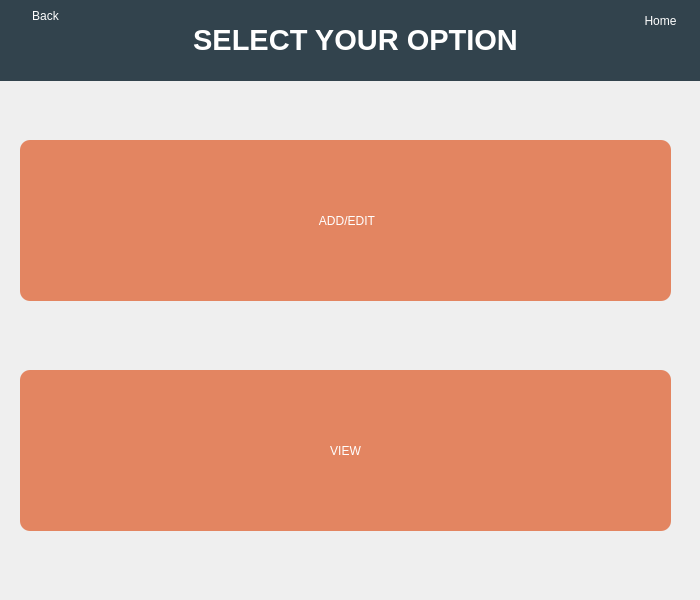
<?xml version="1.0" encoding="UTF-8"?>
<ui version="4.0">
 <class>typest</class>
 <widget class="QWidget" name="typest">
  <property name="geometry">
   <rect>
    <x>0</x>
    <y>0</y>
    <width>700</width>
    <height>600</height>
   </rect>
  </property>
  <property name="minimumSize">
   <size>
    <width>700</width>
    <height>600</height>
   </size>
  </property>
  <property name="maximumSize">
   <size>
    <width>700</width>
    <height>600</height>
   </size>
  </property>
  <property name="windowTitle">
   <string>SelectYourOption</string>
  </property>
  <property name="windowIcon">
   <iconset resource="res.qrc">
    <normaloff>:/Images/Images/imageedit_5_4268171988.png</normaloff>:/Images/Images/imageedit_5_4268171988.png</iconset>
  </property>
  <widget class="QPushButton" name="pushButton_2">
   <property name="geometry">
    <rect>
     <x>20</x>
     <y>370</y>
     <width>651</width>
     <height>161</height>
    </rect>
   </property>
   <property name="sizePolicy">
    <sizepolicy hsizetype="Preferred" vsizetype="Preferred">
     <horstretch>0</horstretch>
     <verstretch>0</verstretch>
    </sizepolicy>
   </property>
   <property name="layoutDirection">
    <enum>Qt::LeftToRight</enum>
   </property>
   <property name="autoFillBackground">
    <bool>false</bool>
   </property>
   <property name="styleSheet">
    <string notr="true">font: 32pt &quot;Arial Rounded MT Bold&quot;;
color: rgb(255, 255, 255);
border: 5px;
background-color: rgb(227, 133, 97);
border-radius: 10px;


</string>
   </property>
   <property name="text">
    <string>VIEW</string>
   </property>
   <property name="icon">
    <iconset>
     <normaloff>Images/Inverted/image (25).png</normaloff>Images/Inverted/image (25).png</iconset>
   </property>
   <property name="iconSize">
    <size>
     <width>75</width>
     <height>75</height>
    </size>
   </property>
  </widget>
  <widget class="QPushButton" name="pushButton_8">
   <property name="geometry">
    <rect>
     <x>620</x>
     <y>0</y>
     <width>81</width>
     <height>41</height>
    </rect>
   </property>
   <property name="sizePolicy">
    <sizepolicy hsizetype="Preferred" vsizetype="Preferred">
     <horstretch>0</horstretch>
     <verstretch>0</verstretch>
    </sizepolicy>
   </property>
   <property name="layoutDirection">
    <enum>Qt::LeftToRight</enum>
   </property>
   <property name="autoFillBackground">
    <bool>false</bool>
   </property>
   <property name="styleSheet">
    <string notr="true">font: 75 8pt &quot;MS Sans Serif&quot;;
background-color: rgb(50, 67, 77);
color: rgb(255, 255, 255);
border: 5px;

border-radius: 10px;


</string>
   </property>
   <property name="text">
    <string>Home</string>
   </property>
   <property name="icon">
    <iconset resource="res.qrc">
     <normaloff>:/Inverted Images/Images/Inverted/image (26).png</normaloff>:/Inverted Images/Images/Inverted/image (26).png</iconset>
   </property>
   <property name="iconSize">
    <size>
     <width>20</width>
     <height>20</height>
    </size>
   </property>
  </widget>
  <widget class="QPushButton" name="pushButton">
   <property name="geometry">
    <rect>
     <x>20</x>
     <y>140</y>
     <width>651</width>
     <height>161</height>
    </rect>
   </property>
   <property name="sizePolicy">
    <sizepolicy hsizetype="Preferred" vsizetype="Preferred">
     <horstretch>0</horstretch>
     <verstretch>0</verstretch>
    </sizepolicy>
   </property>
   <property name="layoutDirection">
    <enum>Qt::LeftToRight</enum>
   </property>
   <property name="autoFillBackground">
    <bool>false</bool>
   </property>
   <property name="styleSheet">
    <string notr="true">font: 32pt &quot;Arial Rounded MT Bold&quot;;
color: rgb(255, 255, 255);
border: 5px;
background-color: rgb(227, 133, 97);
border-radius: 10px;


</string>
   </property>
   <property name="text">
    <string>  ADD/EDIT </string>
   </property>
   <property name="icon">
    <iconset resource="res.qrc">
     <normaloff>:/Inverted Images/Images/Inverted/image (23).png</normaloff>:/Inverted Images/Images/Inverted/image (23).png</iconset>
   </property>
   <property name="iconSize">
    <size>
     <width>75</width>
     <height>75</height>
    </size>
   </property>
  </widget>
  <widget class="QLabel" name="label">
   <property name="geometry">
    <rect>
     <x>0</x>
     <y>0</y>
     <width>711</width>
     <height>81</height>
    </rect>
   </property>
   <property name="styleSheet">
    <string notr="true">color: rgb(255, 255, 255);
font: 58 26pt &quot;Lucida Bright&quot;;

background-color: rgb(50, 67, 77);


</string>
   </property>
   <property name="text">
    <string>&lt;html&gt;&lt;head/&gt;&lt;body&gt;&lt;p align=&quot;center&quot;&gt;&lt;span style=&quot; font-size:22pt; font-weight:600;&quot;&gt;SELECT YOUR OPTION&lt;/span&gt;&lt;/p&gt;&lt;/body&gt;&lt;/html&gt;</string>
   </property>
  </widget>
  <widget class="QPushButton" name="pushButton_7">
   <property name="geometry">
    <rect>
     <x>10</x>
     <y>0</y>
     <width>71</width>
     <height>31</height>
    </rect>
   </property>
   <property name="sizePolicy">
    <sizepolicy hsizetype="Preferred" vsizetype="Preferred">
     <horstretch>0</horstretch>
     <verstretch>0</verstretch>
    </sizepolicy>
   </property>
   <property name="layoutDirection">
    <enum>Qt::LeftToRight</enum>
   </property>
   <property name="autoFillBackground">
    <bool>false</bool>
   </property>
   <property name="styleSheet">
    <string notr="true">font: 75 8pt &quot;MS Sans Serif&quot;;
background-color: rgb(50, 67, 77);
color: rgb(255, 255, 255);
border: 5px;

border-radius: 10px;


</string>
   </property>
   <property name="text">
    <string>Back</string>
   </property>
   <property name="icon">
    <iconset resource="res.qrc">
     <normaloff>:/Inverted Images/Images/Inverted/image (22).png</normaloff>:/Inverted Images/Images/Inverted/image (22).png</iconset>
   </property>
   <property name="iconSize">
    <size>
     <width>20</width>
     <height>20</height>
    </size>
   </property>
  </widget>
  <zorder>pushButton_2</zorder>
  <zorder>pushButton</zorder>
  <zorder>label</zorder>
  <zorder>pushButton_7</zorder>
  <zorder>pushButton_8</zorder>
 </widget>
 <resources>
  <include location="res.qrc"/>
 </resources>
 <connections/>
</ui>
